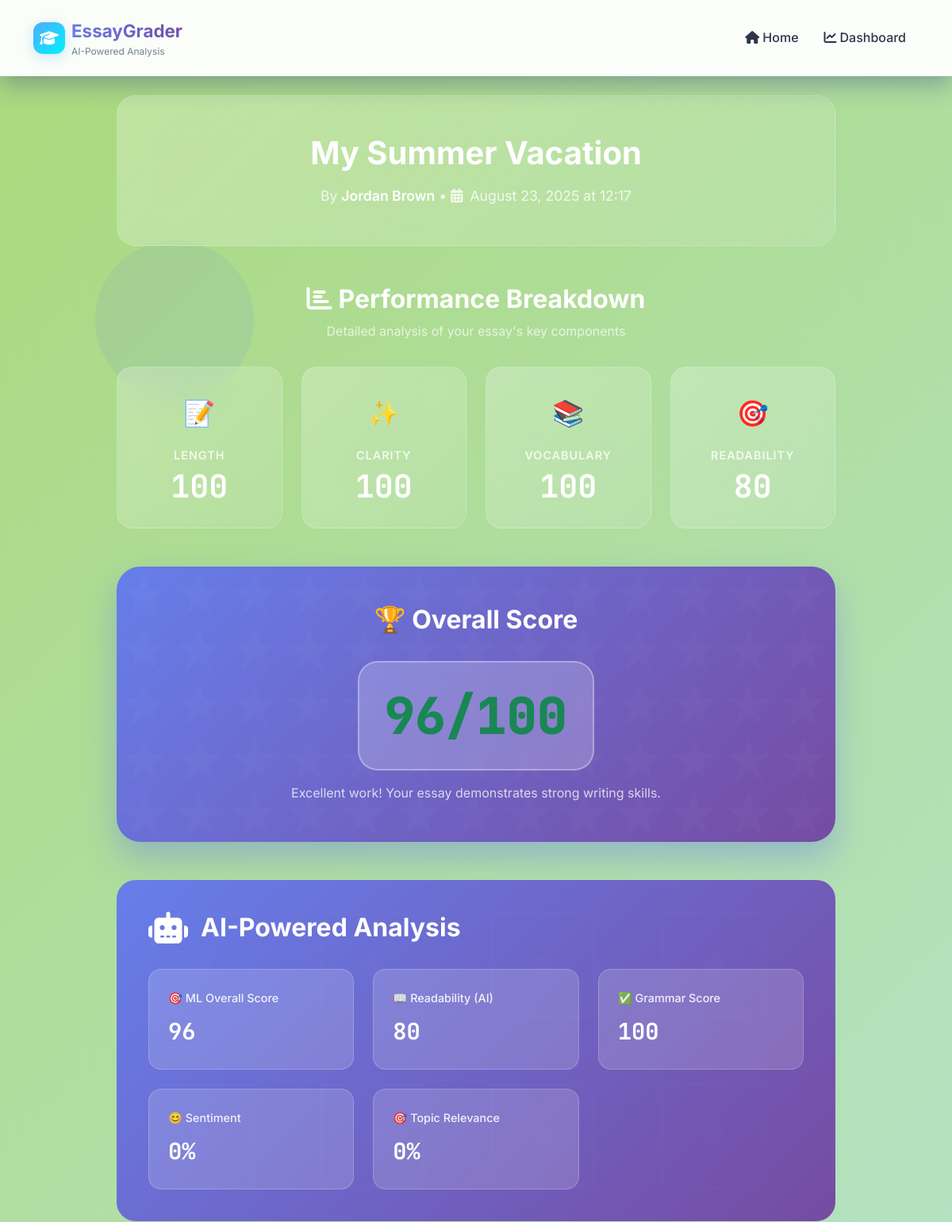
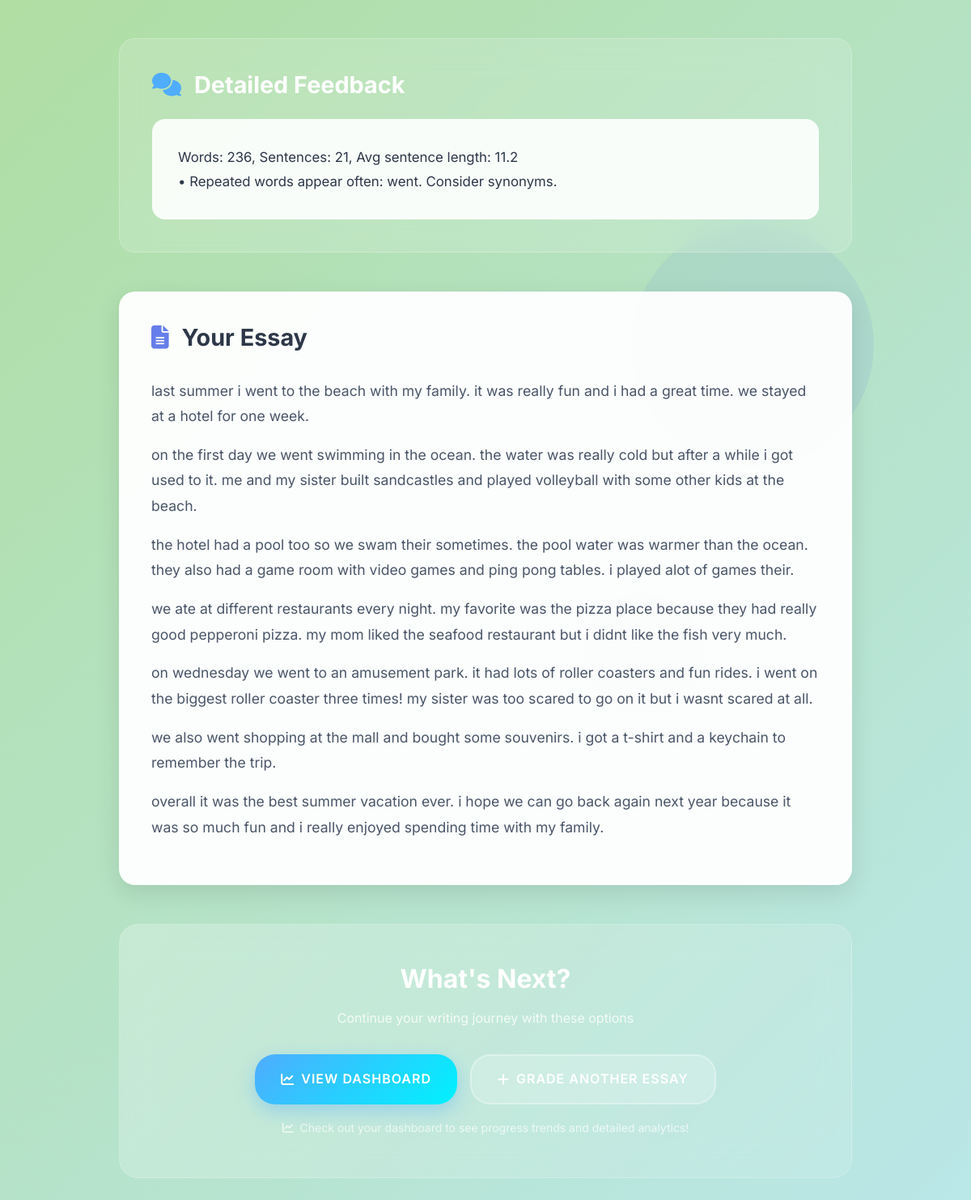
The page /essay/6/ on the database its author committed (2 pictures, top to bottom).
### essays/models.py (models this page shows, shortened)
class Essay(models.Model):
    title = models.CharField(max_length=200)
    student_name = models.CharField(max_length=100, blank=True, null=True)
    content = models.TextField()
    score_length = models.FloatField(default=0)
    score_clarity = models.FloatField(default=0)
    score_vocabulary = models.FloatField(default=0)
    score_readability = models.FloatField(default=0)
    score_overall = models.FloatField(default=0)
    feedback = models.TextField(blank=True, null=True)
    analysis = models.JSONField(default=dict, blank=True, null=True)
    created_at = models.DateTimeField(auto_now_add=True)

### essays/views.py (the view)
# urls.py: path('essay/<int:pk>/', views.essay_detail, name='detail'),
def essay_detail(request, pk):
    essay = get_object_or_404(Essay, pk=pk)
    ai_analysis = {}
    text = essay.content
    try:
        ai_analysis['readability'] = readability_metrics(text).get("readability_score", 0)
    except Exception as e:
        print(f"Readability error: {e}")
        ai_analysis['readability'] = 0
    try:
        ai_analysis['sentiment'] = sentiment_score(text).get("positivity", 0)
    except Exception as e:
        print(f"Sentiment error: {e}")
        ai_analysis['sentiment'] = 0
    try:
        grammar_result = grammar_suggestions(text)
        ai_analysis['grammar'] = {
            "score": grammar_result.get("grammar_score", 0),
            "issues": [i['message'] for i in grammar_result.get("issues", [])]
        }
    except Exception as e:
        print(f"Grammar error: {e}")
        ai_analysis['grammar'] = {"score": 0, "issues": []}
    try:
        ai_analysis['topic_relevance'] = topic_relevance(text, essay.title)
    except Exception as e:
        print(f"Topic relevance error: {e}")
        ai_analysis['topic_relevance'] = 0
    try:
        ml_overall, _ = ml_score(text)
        ai_analysis['ml_overall'] = ml_overall
    except Exception as e:
        print(f"ML score error: {e}")
        ai_analysis['ml_overall'] = essay.score_overall
    essay.analysis = ai_analysis
    return render(request, 'essays/detail.html', {'essay': essay})

### essays/ai.py (called while the page is built)
def readability_metrics(text: str) -> Dict[str, float]:
    if not text or len(text.split()) < 5:
        return {"flesch": 0.0, "grade_level": 0.0, "readability_score": 0.0}
    flesch = textstat.flesch_reading_ease(text)
    flesch_scaled = max(0, min(100, flesch))
    grade = textstat.text_standard(text, float_output=True)
    grade_scaled = 100 - max(0, min(100, (grade - 5) * (100 / 15.0)))
    readability = 0.6 * flesch_scaled + 0.4 * grade_scaled
    return {
        "flesch": round(flesch, 2),
        "grade_level": round(grade, 2),
        "readability_score": round(readability, 2),
    }

def sentiment_score(text: str) -> Dict[str, float]:
    if not text or len(text.split()) < 3:
        return {"compound": 0.0, "positivity": 50.0}
    s = _ANALYZER.polarity_scores(text)
    comp = s["compound"]
    positivity = round((comp + 1) * 50, 2)
    return {"compound": round(comp, 3), "positivity": positivity}

def topic_relevance(text: str, topic: Optional[str] = None, keywords: Optional[List[str]] = None) -> float:
    if not topic and not keywords:
        return 50.0
    target = (topic or "") + " " + (" ".join(keywords) if keywords else "")
    docs = [text, target]
    vec = TfidfVectorizer(stop_words="english", ngram_range=(1, 2), min_df=1)
    X = vec.fit_transform(docs)
    sim = cosine_similarity(X[0], X[1])[0][0]
    return round(sim * 100, 2)

def _extract_features(text: str) -> Dict[str, float]:
    words = text.split()
    sentences = [s for s in text.replace("?", ".").replace("!", ".").split(".") if s.strip()]
    uniq = len(set(w.lower().strip(".,;:!?\"'()[]{}")) for w in words) if words else 0
    avg_sent_len = (len(words) / len(sentences)) if sentences else 0
    type_token_ratio = (uniq / len(words) * 100) if words else 0
    read = readability_metrics(text)
    sent = sentiment_score(text)
    gram = grammar_suggestions(text)
    return {
        "word_count": len(words),
        "avg_sentence_len": avg_sent_len,
        "type_token_ratio": type_token_ratio,
        "readability": read["readability_score"],
        "sentiment": sent["positivity"],
        "grammar": gram["grammar_score"],
        "issue_count": len(gram["issues"]),
    }

### templates/essays/detail.html (shortened to what this page needs)
{% extends 'base.html' %}
{% block content %}
<div class="container">
  <div class="row justify-content-center">
    <div class="col-lg-10">
      <div class="essay-header">
        <h1 class="essay-title">{{ essay.title }}</h1>
        <div class="essay-meta">
          <p class="mb-0">
            By <strong>{{ essay.student_name|default:'Anonymous Student' }}</strong> •
            <i class="fas fa-calendar-alt me-1"></i>
            {{ essay.created_at|date:"F d, Y \a\t H:i" }}
          </p>
        </div>
      </div>
      <div class="metrics-section">
        <div class="metrics-title">
          <h3><i class="fas fa-chart-bar me-2"></i>Performance Breakdown</h3>
          <p>Detailed analysis of your essay's key components</p>
        </div>
        <div class="row g-4">
          <div class="col-lg-3 col-md-6">
            <div class="metric-card">
              <div class="metric-icon">📝</div>
              <span class="metric-label">Length</span>
              <strong class="metric-value">{{ essay.score_length|floatformat:0 }}</strong>
            </div>
          </div>
          <div class="col-lg-3 col-md-6">
            <div class="metric-card">
              <div class="metric-icon">✨</div>
              <span class="metric-label">Clarity</span>
              <strong class="metric-value">{{ essay.score_clarity|floatformat:0 }}</strong>
            </div>
          </div>
          <div class="col-lg-3 col-md-6">
            <div class="metric-card">
              <div class="metric-icon">📚</div>
              <span class="metric-label">Vocabulary</span>
              <strong class="metric-value">{{ essay.score_vocabulary|floatformat:0 }}</strong>
            </div>
          </div>
          <div class="col-lg-3 col-md-6">
            <div class="metric-card">
              <div class="metric-icon">🎯</div>
              <span class="metric-label">Readability</span>
              <strong class="metric-value">{{ essay.score_readability|floatformat:0 }}</strong>
            </div>
          </div>
        </div>
      </div>
      <div class="overall-score-section">
        <div class="overall-score-card">
          <h3 class="overall-score-title">🏆 Overall Score</h3>
          <div class="overall-score-badge {% if essay.score_overall >= 80 %}text-success{% elif essay.score_overall >= 60 %}text-warning{% else %}text-danger{% endif %}">
            {{ essay.score_overall|floatformat:0 }}/100
          </div>
          <p class="mb-0 opacity-75">
            {% if essay.score_overall >= 80 %}
              Excellent work! Your essay demonstrates strong writing skills.
            {% elif essay.score_overall >= 60 %}
              Good effort! There's room for improvement in some areas.
            {% else %}
              Keep practicing! Focus on the feedback below to improve.
            {% endif %}
          </p>
        </div>
      </div>
      <div class="ai-analysis-section">
        <h4 class="ai-analysis-title">
          <i class="fas fa-robot"></i>
          AI-Powered Analysis
        </h4>
        <div class="ai-metrics">
          <div class="ai-metric">
            <div class="ai-metric-label">🎯 ML Overall Score</div>
            <div class="ai-metric-value">{{ essay.analysis.ml_overall|default:"N/A"|floatformat:0 }}</div>
          </div>
          <div class="ai-metric">
            <div class="ai-metric-label">📖 Readability (AI)</div>
            <div class="ai-metric-value">{{ essay.analysis.readability|default:essay.score_readability|floatformat:0 }}</div>
          </div>
          <div class="ai-metric">
            <div class="ai-metric-label">✅ Grammar Score</div>
            <div class="ai-metric-value">{{ essay.analysis.grammar.score|default:"N/A" }}</div>
          </div>
          <div class="ai-metric">
            <div class="ai-metric-label">😊 Sentiment</div>
            <div class="ai-metric-value">{{ essay.analysis.sentiment|floatformat:0 }}%</div>
          </div>
          <div class="ai-metric">
            <div class="ai-metric-label">🎯 Topic Relevance</div>
            <div class="ai-metric-value">{{ essay.analysis.topic_relevance|floatformat:0 }}%</div>
          </div>
        </div>
      </div>
      <div class="feedback-section">
        <h4 class="feedback-title">
          <i class="fas fa-comments"></i>
          Detailed Feedback
        </h4>
        <div class="feedback-content">{{ essay.feedback }}</div>
      </div>
      <div class="essay-content-section">
        <h4 class="essay-content-title">
          <i class="fas fa-file-text"></i>
          Your Essay
        </h4>
        <div class="essay-text">{{ essay.content|linebreaks }}</div>
      </div>
      <div class="action-section">
        <h4 class="action-title">What's Next?</h4>
        <p class="action-subtitle">Continue your writing journey with these options</p>
        <div class="action-buttons">
          <a href="{% url 'essays:dashboard' %}" class="btn-action btn-primary-action">
            <i class="fas fa-chart-line"></i>
            View Dashboard
          </a>
          <a href="{% url 'essays:index' %}" class="btn-action btn-secondary-action">
            <i class="fas fa-plus"></i>
            Grade Another Essay
          </a>
        </div>
        <p class="mt-3 mb-0" style="color: rgba(255, 255, 255, 0.7);">
          <small>
            <i class="fas fa-chart-line me-1"></i>
            Check out your dashboard to see progress trends and detailed analytics!
          </small>
        </p>
      </div>
    </div>
  </div>
</div>
{% endblock %}

### static/styles.css (style rules this page uses)
:root { --primary-gradient: linear-gradient(135deg, #667eea 0%, #764ba2 100%); --secondary-gradient: linear-gradient(135deg, #f093fb 0%, #f5576c 100%); --success-gradient: linear-gradient(135deg, #4facfe 0%, #00f2fe 100%); --warning-gradient: linear-gradient(135deg, #43e97b 0%, #38f9d7 100%); --danger-gradient: linear-gradient(135deg, #fa709a 0%, #fee140 100%); --dark-gradient: linear-gradient(135deg, #2c3e50 0%, #3498db 100%); --glass-bg: rgba(255, 255, 255, 0.25); --glass-border: rgba(255, 255, 255, 0.18); --glass-shadow: 0 8px 32px 0 rgba(31, 38, 135, 0.37); --text-primary: #2d3748; --text-secondary: #718096; --text-muted: #a0aec0; --border-radius: 16px; --border-radius-sm: 8px; --border-radius-lg: 24px; --transition: all 0.3s cubic-bezier(0.4, 0, 0.2, 1); --transition-fast: all 0.15s ease; }
* { box-sizing: border-box; }
body { font-family: 'Inter', -apple-system, BlinkMacSystemFont, 'Segoe UI', Roboto, sans-serif; background: linear-gradient(135deg, #aad97b 0%, #bae7e8 100%); color: var(--text-primary); line-height: 1.6; overflow-x: hidden; min-height: 100vh; position: relative; }
a { color: #4299e1; text-decoration: none; transition: var(--transition); }

### rows shown on the page
Essay: title "My Summer Vacation", student_name "Jordan Brown", created_at "August 23, 2025 at 12:17", score_length "100", score_clarity "100", score_vocabulary "100", score_readability "80", score_overall "96", analysis.ml_overall "96", analysis.readability "80", analysis.grammar.score "100", analysis.sentiment "0", analysis.topic_relevance "0", feedback "Words: 236, Sentences: 21, Avg sentence length: 11.2 • Repeated words appear often: went. Consider synonyms.", content "last summer i went to the beach with my family. it was really fun and i had a great time. we stayed at a hotel for one week. on the first day we went swimming in the ocean. the water was really cold but after a while i got used to it. me and my sister built sandcastles and played volleyball with some other kids at the beach. the hotel had a pool too so we swam their sometimes. the pool water was warmer than the ocean. they also had a game room with video games and ping pong tables. i played alot of games their. we ate at different restaurants every night. my favorite was the pizza place because they had really good pepperoni pizza. my mom liked the seafood restaurant but i didnt like the…"
